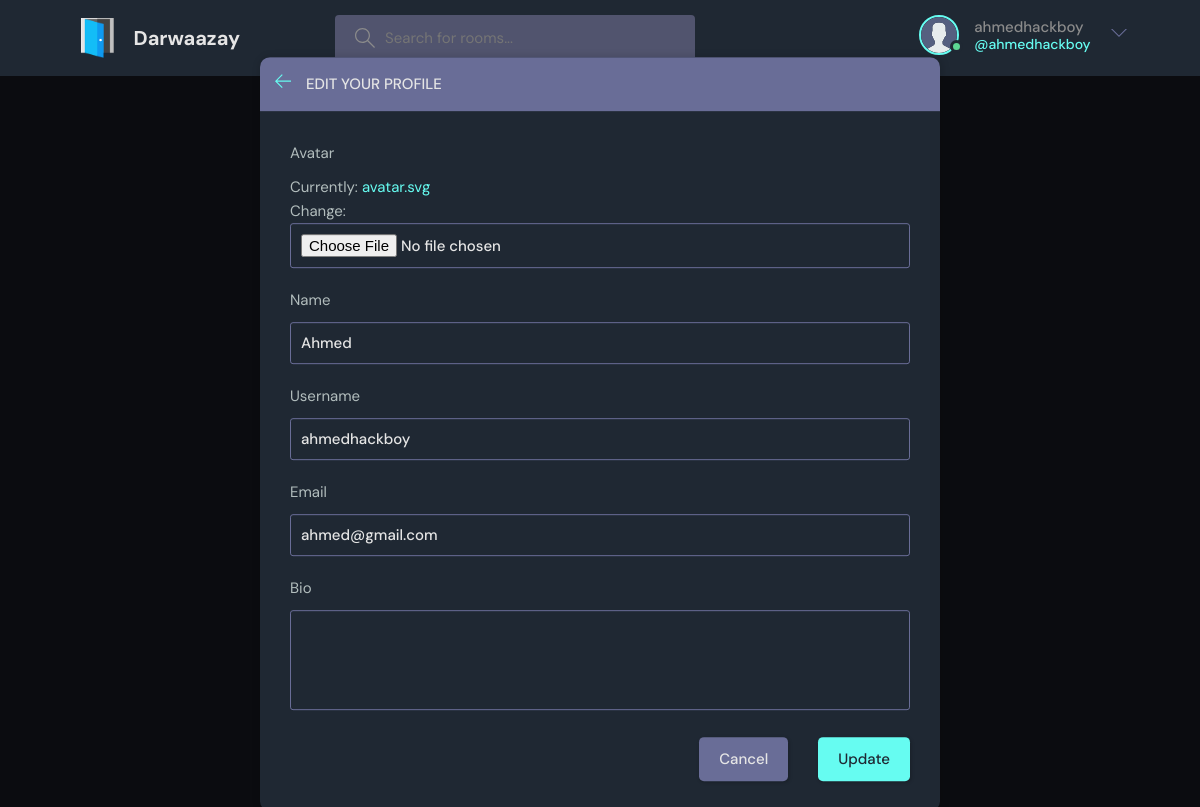
Page /update-user/ (signed in) on the committed database.
### doors/models.py (models this page shows)
class User(AbstractUser):
    name = models.CharField(max_length=200, null=True)
    email = models.EmailField(unique=True, null=True)
    bio = models.TextField(null=True)
    avatar = models.ImageField(null=True, default="avatar.svg")
    USERNAME_FIELD = "email"
    REQUIRED_FIELDS = []

### doors/views.py (the view, shortened to what this page needs)
# urls.py: path("update-user/", views.updateUser, name="update-user"),
@login_required(login_url="login")
def updateUser(request):
    user = request.user
    form = forms.UserForm(instance=user)
    context = {"form": form}
    return render(request, "doors/edit-user.html", context)

### doors/forms.py
class UserForm(ModelForm):
    class Meta:
        model = models.User
        fields = ["avatar", "name", "username", "email", "bio"]

### doors/templates/doors/edit-user.html (shortened to what this page needs)
{% extends 'main.html' %}
{% block content %}
    <main class="update-account layout">
        <div class="container">
            <div class="layout__box">
                <div class="layout__boxHeader">
                    <div class="layout__boxTitle">
                        <a href="{% url 'user-profile' user.id %}">
                            <svg version="1.1" xmlns="http://www.w3.org/2000/svg" width="32" height="32"
                                viewBox="0 0 32 32">
                                <title>arrow-left</title>
                                <path
                                    d="M13.723 2.286l-13.723 13.714 13.719 13.714 1.616-1.611-10.96-10.96h27.625v-2.286h-27.625l10.965-10.965-1.616-1.607z">
                                </path>
                            </svg>
                        </a>
                        <h3>Edit your profile</h3>
                    </div>
                </div>
                <div class="layout__body">
                    <form class="form" method="post" action="" enctype="multipart/form-data">
                        {% for field in form %}
                        <div class="form__group">
                            <label>{{field.label}}</label>
                            {{field}}
                        </div>
                        {% endfor %}
                        <div class="form__action">
                            <a class="btn btn--dark" href="{% url 'user-profile' user.id %}">Cancel</a>
                            <button class="btn btn--main" type="submit">Update</button>
                        </div>
                    </form>
                </div>
            </div>
        </div>
    </main>
{% endblock %}

### templates/navbar.html (shortened to what this page needs)
{% load static %}
<header class="header header--loggedIn">
      <div class="container">
        <a href="{% url 'home' %}" class="header__logo">
          <img src="{% static 'images/logo.png' %}" />
          <h1>Darwaazay</h1>
        </a>
        <form class="header__search" method="get" action="{% url 'home' %}">
          <label>
            <input type="text" name="q" placeholder="Search for rooms..." />
          </label>
        </form>
        <nav class="header__menu">
          {% if request.user.is_authenticated %}
          <div class="header__user">
            <a href="{% url 'user-profile' request.user.id %}">
              <div class="avatar avatar--medium active">
                <img src="{{request.user.avatar.url}}" />
              </div>
              <p>{{request.user.username}} <span>@{{request.user.username}}</span></p>
            </a>
            <button class="dropdown-button">
              <svg version="1.1" xmlns="http://www.w3.org/2000/svg" width="32" height="32" viewBox="0 0 32 32">
                <title>chevron-down</title>
                <path d="M16 21l-13-13h-3l16 16 16-16h-3l-13 13z"></path>
              </svg>
            </button>
          </div>
          {% else %}
          <a href="{% url 'login' %}">
            <img src="{% static 'images/avatar.svg' %}" />
            <p>Login</p>
          </a>
          {% endif %}
        </nav>
      </div>
</header>

### rows in the picture
User: user.avatar (placeholder picture), user.username "ahmedhackboy", form "Ahmed" "ahmedhackboy" "ahmed@gmail.com"

### other values in the picture
{{ field.label }} "Avatar" "Name" "Username" "Email" "Bio"
